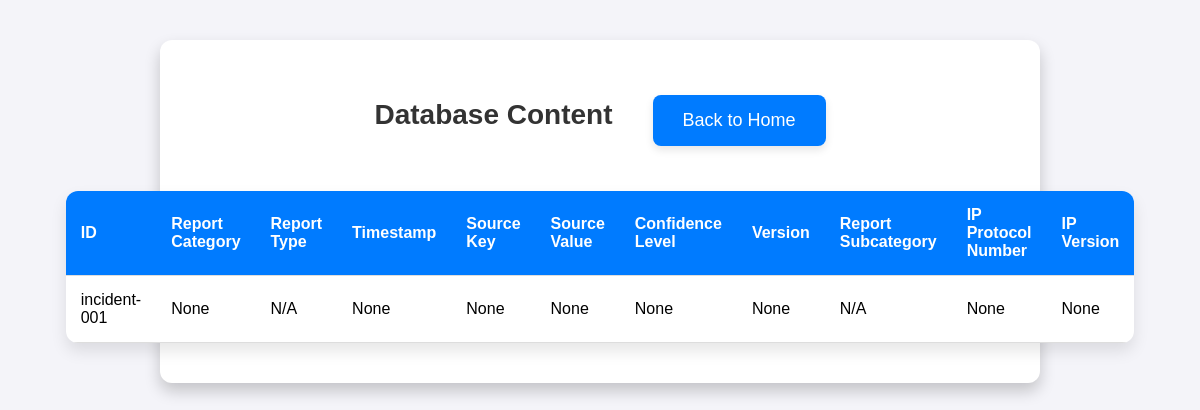
Page /view-database on the earlier database version.
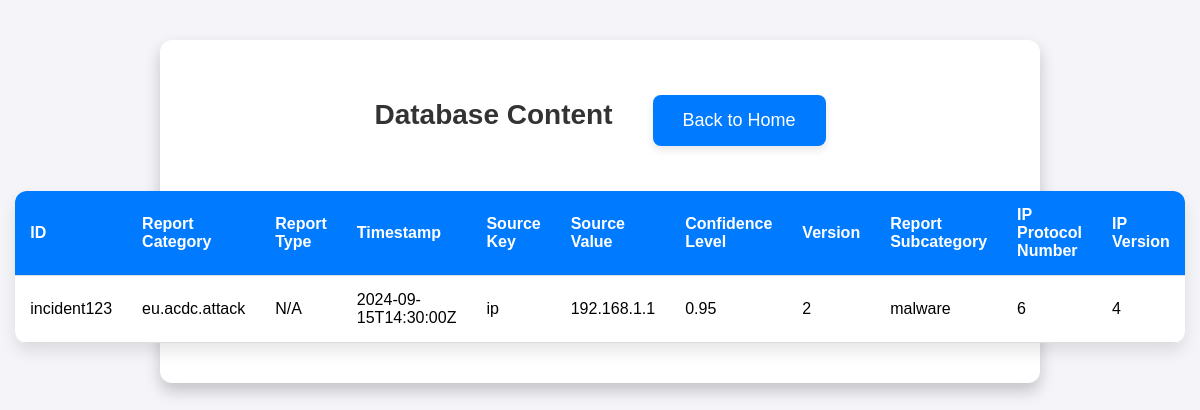
Same page on the later database version.
### tables this page shows
CREATE TABLE incidents (id TEXT PRIMARY KEY, report_category TEXT, report_type TEXT, timestamp TEXT, source_key TEXT, source_value TEXT, confidence_level REAL, version INTEGER, report_subcategory TEXT, ip_protocol_number INTEGER, ip_version INTEGER);

### app.py (the view)
@app.route('/view-database')
def view_database():
    try:
        with get_db() as db:
            cursor = db.cursor()
            cursor.execute('SELECT id, report_category, report_type, timestamp, source_key, source_value, confidence_level, version, report_subcategory, ip_protocol_number, ip_version FROM incidents')
            rows = cursor.fetchall()
            data = [
                {
                    "id": row[0],
                    "report_category": row[1],
                    "report_type": row[2],
                    "timestamp": row[3],
                    "source_key": row[4],
                    "source_value": row[5],
                    "confidence_level": row[6],
                    "version": row[7],
                    "report_subcategory": row[8],
                    "ip_protocol_number": row[9],
                    "ip_version": row[10]
                } for row in rows
            ]
        return render_template('database_view.html', data=data)
    except sqlite3.Error as e:
        logging.error(f"Database query failed: {e}")
        return jsonify({"message": f"An error occurred while fetching the database contents: {e}"}), 500

### app.py (called while the page is built)
def get_db():
    conn = sqlite3.connect(app.config['DATABASE'])
    return conn

### templates/database_view.html (shortened to what this page needs)
<!DOCTYPE html>
<html lang="en">
<head>
    <link rel="stylesheet" href="{{ url_for('static', filename='styles.css') }}">
</head>
<body>
    <div class="container">
        <div class="header-container">
            <h1>Database Content</h1>
            <a href="/" class="button">Back to Home</a>
        </div>
        <table>
            <thead>
                <tr>
                    <th>ID</th>
                    <th>Report Category</th>
                    <th>Report Type</th>
                    <th>Timestamp</th>
                    <th>Source Key</th>
                    <th>Source Value</th>
                    <th>Confidence Level</th>
                    <th>Version</th>
                    <th>Report Subcategory</th>
                    <th>IP Protocol Number</th>
                    <th>IP Version</th>
                </tr>
            </thead>
            <tbody>
                {% for row in data %}
                <tr>
                    <td>{{ row['id'] }}</td>
                    <td>{{ row['report_category'] }}</td>
                    <td>{{ row['report_type'] or 'N/A' }}</td>
                    <td>{{ row['timestamp'] }}</td>
                    <td>{{ row['source_key'] }}</td>
                    <td>{{ row['source_value'] }}</td>
                    <td>{{ row['confidence_level'] }}</td>
                    <td>{{ row['version'] }}</td>
                    <td>{{ row['report_subcategory'] or 'N/A' }}</td>
                    <td>{{ row['ip_protocol_number'] }}</td>
                    <td>{{ row['ip_version'] }}</td>
                </tr>
                {% endfor %}
            </tbody>
        </table>
    </div>
</body>
</html>

### static/styles.css (style rules this page uses)
body { display: flex; justify-content: center; align-items: flex-start; min-height: 100vh; margin: 0; padding-top: 40px; font-family: 'Arial', sans-serif; background-color: #f4f4f9; }
.container { display: flex; flex-direction: column; align-items: center; text-align: center; background-color: #fff; padding: 40px; border-radius: 12px; box-shadow: 0 8px 16px rgba(0, 0, 0, 0.2); max-width: 700px; width: 100%; }
.header-container { display: flex; align-items: center; gap: 40px; }
.container h1 { margin-bottom: 30px; font-size: 28px; color: #333; }
.button { display: inline-block; padding: 15px 30px; font-size: 18px; color: #fff; background-color: #007BFF; text-decoration: none; border-radius: 8px; transition: background-color 0.3s ease, box-shadow 0.3s ease; box-shadow: 0 4px 8px rgba(0, 0, 0, 0.1); }
table { width: 100%; border-collapse: separate; border-spacing: 0; background-color: #fff; border-radius: 12px; box-shadow: 0 8px 16px rgba(0, 0, 0, 0.1); overflow: hidden; margin-top: 30px; }
thead { background-color: #007BFF; color: #fff; }
th, td { padding: 15px; text-align: left; border-bottom: 1px solid #dddddd; }
th { font-weight: bold; }
@media (min-width: 768px) { .container { max-width: 800px; } }

Differences in the rows shown:
removed incidents: id "incident-001", report_category "None", row "N/A", timestamp "None", source_key "None", source_value "None", confidence_level "None", version "None", ip_protocol_number "None", ip_version "None"
added incidents: id "incident123", report_category "eu.acdc.attack", row "N/A", timestamp "2024-09-15T14:30:00Z", source_key "ip", source_value "192.168.1.1", confidence_level "0.95", version "2", report_subcategory "malware", ip_protocol_number "6", ip_version "4"
